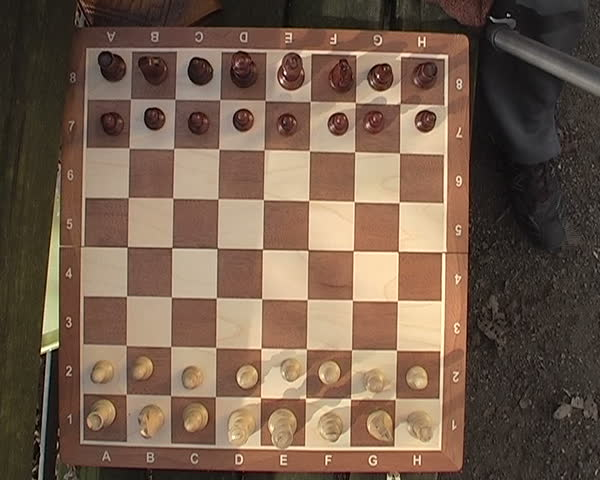
#> input picture input/1.jpg, 600 x 480 px; its folder holds only this picture in this run
$ jupyter execute --allow-errors FindChessboards.ipynb   (shell and % lines are left out)   (older library calls are emulated)
#> lines starting #> are read from the running program, lines starting #| are printed output that depends on the picture
Load all images from `input/`, rescaling to max 500x500px and converting to grayscale.

[cell 1]
%pylab inline
from IPython.display import Image, display
import PIL.Image
import matplotlib.image as mpimg
import scipy.ndimage
import cv2 # For Sobel etc
import glob
np.set_printoptions(suppress=True, linewidth=200) # Better printing of arrays
plt.rcParams['image.cmap'] = 'jet' # Default colormap is jet

[cell 2]
filenames = glob.glob('input/*')
print(len(filenames))

[cell 3]
from matplotlib.pyplot import figure, imshow, axis
from matplotlib.image import imread

# hSize = 20
# wSize = 15
col = 4

def showImagesMatrix(image_arr, col=10, cmap_='Greys_r', wSize=15, hSize=20):
    fig = figure( figsize=(wSize, hSize))
    n = len(image_arr)
    row = n/col
    if (n%col != 0):
        row += 1
    for i in range(n):
        a=fig.add_subplot(row,col,i+1)
        image = image_arr[i]
        imshow(image, cmap=cmap_)
        axis('off')

[cell 4]
# Load all images (after rescaling and grayscale)
img_arr = []
for i in range(len(filenames)):
    filename = filenames[i]

    img_orig = PIL.Image.open(filename)
#> img_orig is the input picture: PIL image 600x480 RGB; mean R, G, B 116.4, 93.5, 76.6
    img_width, img_height = img_orig.size
#> img_width = 600; img_height = 480

    # Resize
    aspect_ratio = min(500.0/img_width, 500.0/img_height)
#> aspect_ratio = 0.833
    new_width, new_height = ((np.array(img_orig.size) * aspect_ratio)).astype(int)
#> new_width = 500; new_height = 400
    img = img_orig.resize((new_width,new_height), resample=PIL.Image.BILINEAR)
    img = img.convert('L') # grayscale
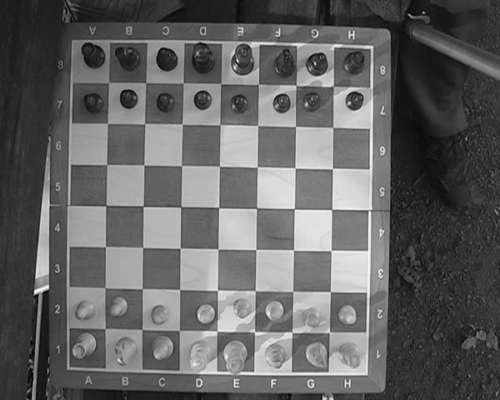
#> img: PIL image 500x400 L; min 4, max 251, mean 98.5
    img = np.array(img)
    img = cv2.blur(img, (3,3)) # Blur it
#> img: shape (400, 500)
    img_arr.append(img)

# showImagesMatrix(img_arr,col)

[cell 5]
grad_mags = []
grad_phases = []

for img in img_arr:
    # img = img_arr[20]

    gx = cv2.Sobel(img,cv2.CV_64F,1,0)
    gy = cv2.Sobel(img,cv2.CV_64F,0,1)

    grad_mag = gx*gx+gy*gy
    grad_phase = np.arctan2(gy, gx) # from -pi to pi
    grad_phase_masked = grad_phase.copy()
    gradient_mask_threshold = 2*np.mean(grad_mag.flatten())
    grad_phase_masked[grad_mag < gradient_mask_threshold] = np.nan

#     figure( figsize=(15, 15))
    # imshow(grad_mag, cmap='Greys_r')
    # imshow(grad_phase_masked)
    grad_mags.append(grad_mag)
    grad_phases.append(grad_phase_masked)
#> this loop made 1 pass
#> gradient_mask_threshold on pass 1: 13284.4
#> pass 1, `gx = cv2.Sobel(img,cv2.CV_64F,1,0)`:
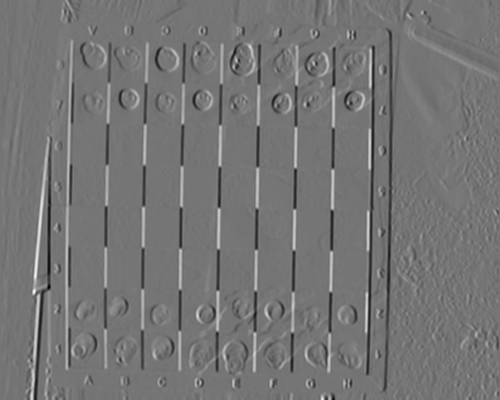
#> gx: shape (400, 500) float64; min -428, max 504, mean 0.2; drawn with min black and max white
#> pass 1, `grad_phase = np.arctan2(gy, gx)`:
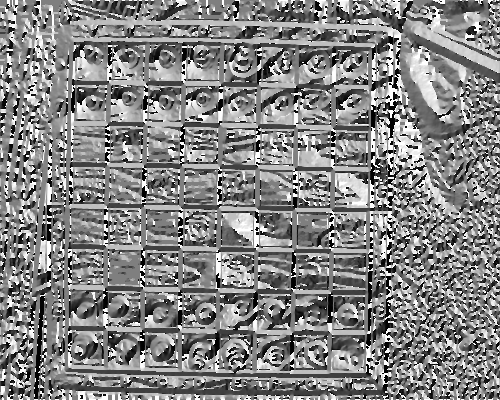
#> grad_phase: shape (400, 500) float64; min -3.14, max 3.14, mean 0.126; drawn with min black and max white
#> after the loop:
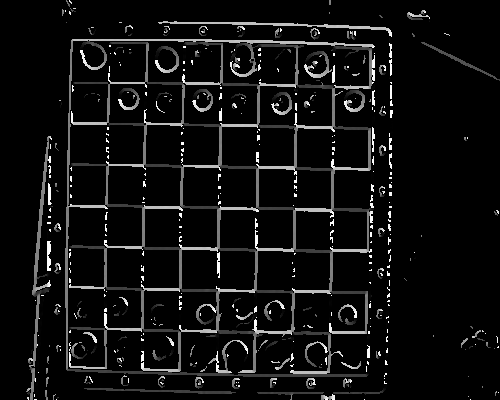
#> grad_phase_masked: shape (400, 500) float64; 86.9% of the values are NaN or infinite; the others: min -3.14, max 3.14, mean -0.132; drawn with min black, max white, NaN and infinite black
#> after the loop, grad_mags = 1 item; grad_phases = 1 item

[cell 6]
# showImagesMatrix(grad_mags, col=5, cmap_='Greys_r')

[cell 7]
# showImagesMatrix(grad_phases, col=5, cmap_='jet')

Saddle detect http://citeseerx.ist.psu.edu/viewdoc/download?doi=10.1.1.87.5833&rep=rep1&type=pdf

[cell 8]
def getSaddle(gray_img):
    img = gray_img.astype(np.float64)
    gx = cv2.Sobel(img,cv2.CV_64F,1,0)
    gy = cv2.Sobel(img,cv2.CV_64F,0,1)
    gxx = cv2.Sobel(gx,cv2.CV_64F,1,0)
    gyy = cv2.Sobel(gy,cv2.CV_64F,0,1)
    gxy = cv2.Sobel(gx,cv2.CV_64F,0,1)

    S = gxx*gyy - gxy**2
    return S

[cell 9]
# [17 lines left out: function nonmax_sup, not called in this run]

[cell 10]
i = 5
#> (the rest of this cell did not finish here and is left out)

[cell 11]
def pruneSaddle(s):
    thresh = 128
    score = (s>0).sum()
    while (score > 10000):
        thresh = thresh*2
        s[s<thresh] = 0
        score = (s>0).sum()

[cell 12]
saddles = []
for img in img_arr:
#     img = img_arr[20]

    saddle = getSaddle(img)
    saddle = -saddle
    saddle[saddle<0] = 0

    pruneSaddle(saddle)

    saddles.append(saddle)
#> this loop made 1 pass
#> pass 1, in getSaddle, `gxx = cv2.Sobel(gx,cv2.CV_64F,1,0)`:
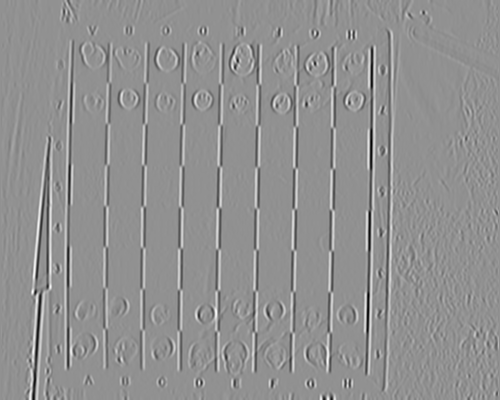
#> gxx: shape (400, 500) float64; min -2393, max 1808, mean -0.1; drawn with min black and max white
#> pass 1, in getSaddle, `gyy = cv2.Sobel(gy,cv2.CV_64F,0,1)`:
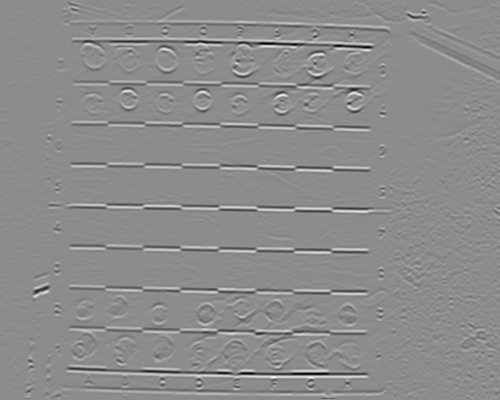
#> gyy: shape (400, 500) float64; min -2481, max 2029, mean 0; drawn with min black and max white
#> pass 1, in getSaddle, `gxy = cv2.Sobel(gx,cv2.CV_64F,0,1)`:
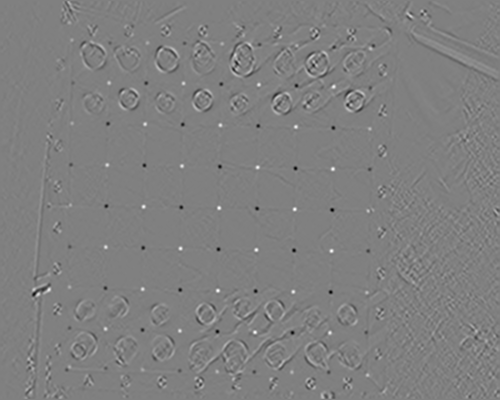
#> gxy: shape (400, 500) float64; min -1274, max 1262, mean 0; drawn with min black and max white
#> after the loop:
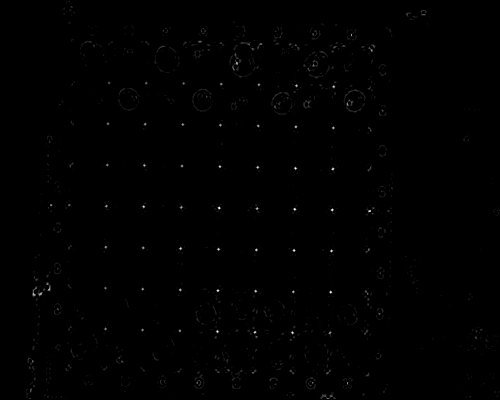
#> saddle: shape (400, 500) float64; min 0, max 1623076, mean 5117.2; drawn with min black and max white
#> after the loop, saddles = 1 item
#     figure( figsize=(15, 15))
    # imshow(saddle, cmap='Greys_r')
    # imshow(grad_phase_masked)

[cell 13]
# showImagesMatrix(saddles, col=5)

[cell 14]
s = saddles[0].copy()

plt.figure(figsize=(10,10))
#> (this line was passed over: IPython is not available in this run)
imshow(s,  cmap='Greys_r')
#> (this line was passed over: IPython is not available in this run)
# plt.hist(s[:])

[cell 15]
def simplifyContours(contours):
  for i in range(len(contours)):
    # Approximate contour and update in place
    contours[i] = cv2.approxPolyDP(contours[i],0.04*cv2.arcLength(contours[i],True),True)

# [116 lines left out: functions is_square, getAngle, pruneContours, not called in this run]

[cell 16]
def getContours(img, edges, iters=10):
    # Morphological Gradient to get internal squares of canny edges.
    kernel = cv2.getStructuringElement(cv2.MORPH_ELLIPSE,(3,3))
    edges_gradient = cv2.morphologyEx(edges, cv2.MORPH_GRADIENT, kernel)
    _, contours, hierarchy = cv2.findContours(edges_gradient, cv2.RETR_CCOMP, cv2.CHAIN_APPROX_SIMPLE)

    simplifyContours(contours)

    return np.array(contours), hierarchy[0]

[cell 17]
# [23 lines left out: function updateCorners, not called in this run]


#> (the rest of this cell did not finish here and is left out)

#> (a cell that did not finish here is left out)

#> (a cell that did not finish here is left out)

[cell 20]
annotated_imgs = []
#> (the rest of this cell did not finish here and is left out)

[cell 21]
adj_arr = []
#> (the rest of this cell did not finish here and is left out)

[cell 22]
showImagesMatrix(adj_arr, col=5, wSize=10, hSize=10)
#> (the call stopped at in showImagesMatrix, `fig = figure( figsize=(wSize, hSize))`: IPython is not available in this run)

$ run again, on input/13.jpg
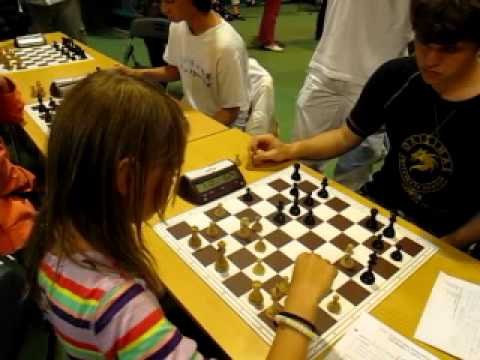
#> input picture input/13.jpg, 480 x 360 px
#> img_orig is the input picture: PIL image 480x360 RGB; mean R, G, B 110.9, 90, 51.6
#> the loop `for img in img_arr:` made 1 pass
#> gradient_mask_threshold on pass 1: 19168.9
#> after the loop `for img in img_arr:`: grad_mags = 1 item
#> the loop `for img in img_arr:` made 1 pass

$ run again, on input/14.jpg
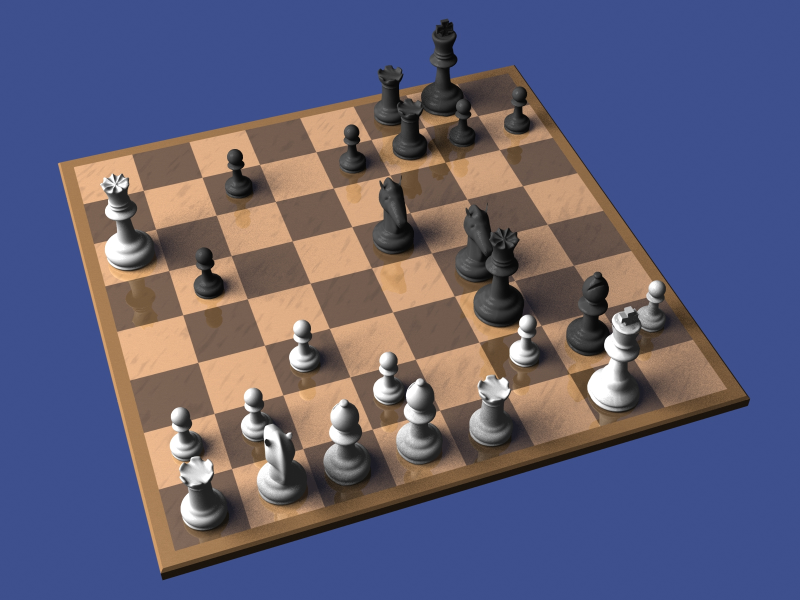
#> input picture input/14.jpg, 1600 x 1200 px (shown at 1/2 size)
#> img_orig is the input picture: PIL image 1600x1200 RGB; mean R, G, B 95.8, 93.8, 117.9
#> the loop `for img in img_arr:` made 1 pass
#> gradient_mask_threshold on pass 1: 10360.8
#> after the loop `for img in img_arr:`: grad_mags = 1 item
#> the loop `for img in img_arr:` made 1 pass
